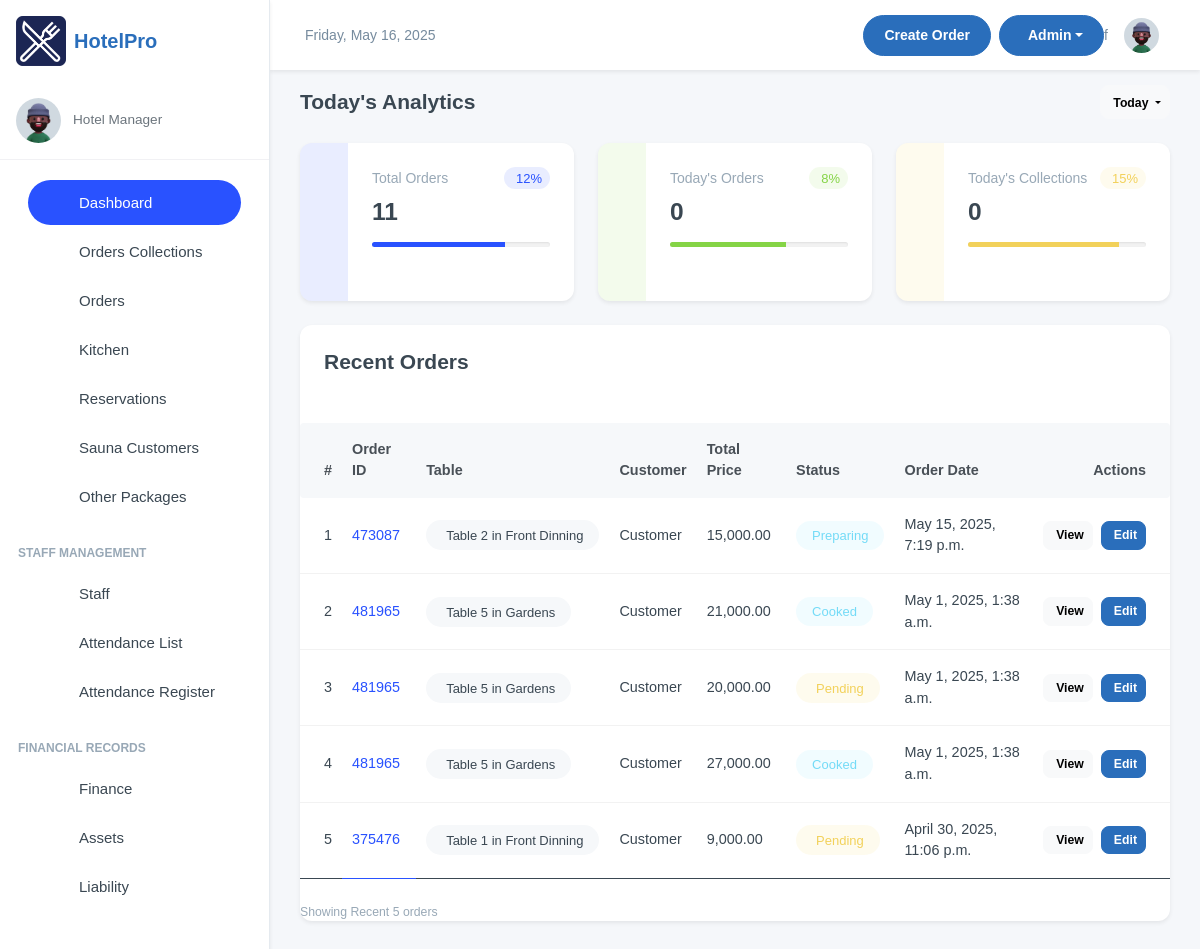
/manager/ (signed in), run on an earlier commit of the app's database.
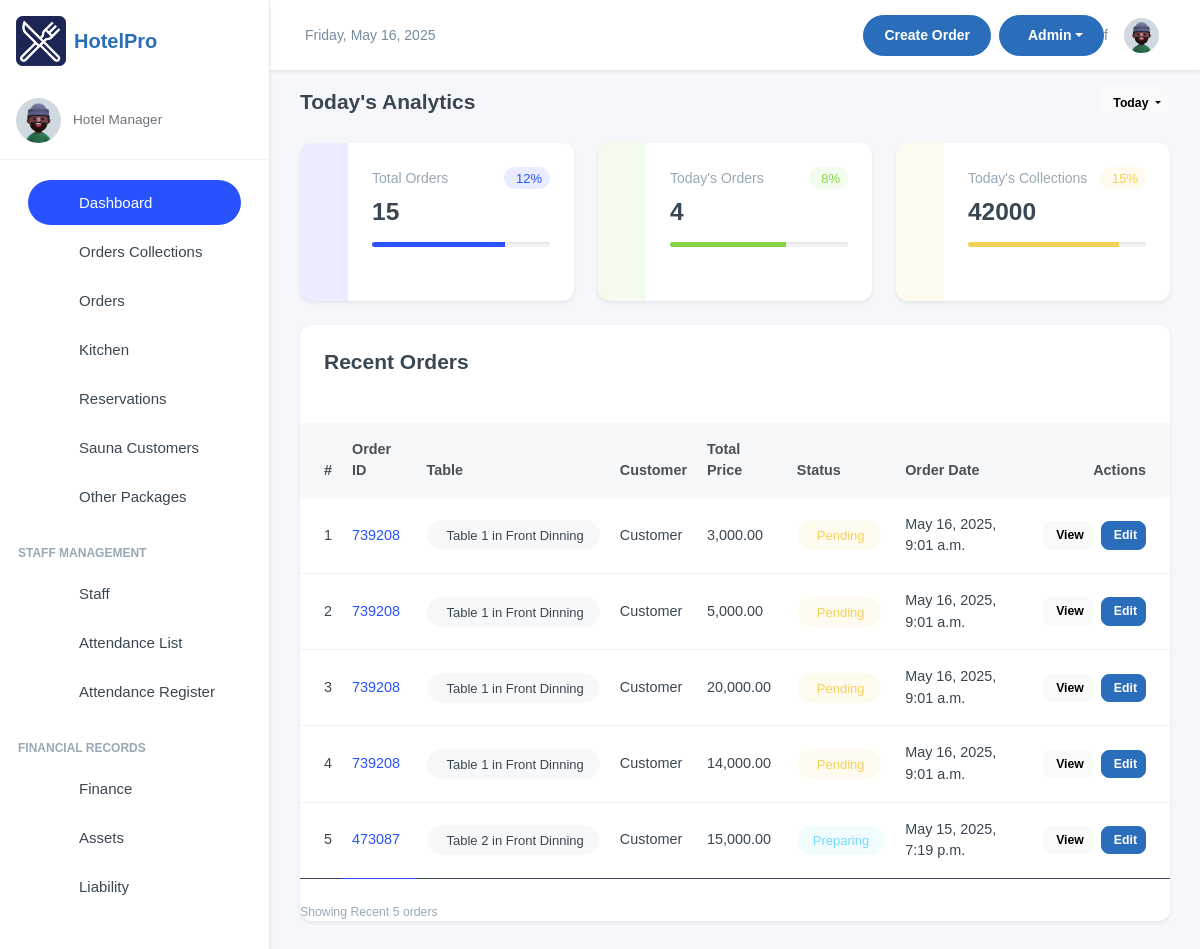
And on a later commit of the database.
### inventory/models.py (models this page shows, shortened)
class OrderItem(models.Model):
    ORDER_TYPE_CHOICES = [
        ('Dine-In', 'Dine-In'),
        ('Take-Away', 'Take-Away'),
    ]
    SPECIAL_NOTES_CHOICES = [
        ('nothing', 'Nothing'),
        ('strongly spiced', 'Strongly Spiced'),
        ('midly spiced', 'Mildly Spiced'),
        ('chips', 'Chips'),
        ('rice', 'Rice'),
        ('posho', 'Posho'),
        ('rice_posho', 'Rice + Posho'),
        ('chips_rice', 'Chips + Rice'),
        ('chips_posho', 'Chips + Posho'),
    ]
    order = models.ForeignKey('OrderTransaction', on_delete=models.CASCADE, related_name='order_items')
    menu_item = models.ForeignKey('MenuItem', on_delete=models.CASCADE, null=True, blank=True)
    order_date = models.DateTimeField(auto_now_add=True)
    customer_name = models.CharField(max_length=255, blank=True, null=True, default="Customer")
    dining_area = models.ForeignKey('DiningArea', on_delete=models.SET_NULL, null=True, blank=True)
    table = models.ForeignKey('Table', on_delete=models.SET_NULL, null=True, blank=True)
    total_price = models.DecimalField(max_digits=10, decimal_places=2, default=Decimal('0.00'))
    quantity = models.IntegerField(blank=True, null=True)
    status = models.CharField(
        max_length=50,
        choices=[('Pending', 'Pending'), ('Preparing', 'Preparing'), ('Cooked', 'Completed'), ('Served', 'Served'), ('Cancelled', 'Cancelled')],
        default='Pending'
    )
    special_notes = models.CharField(
        max_length=50,
        choices=SPECIAL_NOTES_CHOICES,
        default="nothing",
        blank=True,
        null=True
    )
    order_type = models.CharField(
        max_length=10,
        choices=ORDER_TYPE_CHOICES,
        default='Dine-In'
    )
    updated = models.DateTimeField(auto_now=True, blank=True, null=True)
    class Meta:
        verbose_name = 'Order Item'
        verbose_name_plural = 'Order Items'
        ordering = ['-order_date']

class OrderTransaction(models.Model):
    pay_mode = (
        ("NO PAYMENT", "NO PAYMENT"),
        ("CASH", "CASH"),
        ("MOMO PAY", "MOMO PAY"),
        ("AIRTEL PAY", "AIRTEL PAY"),
        ("INVOICE", "INVOICE"),
    )
    random_id = models.CharField(max_length=6, unique=True, editable=False, default=generate_random_id)
    customer_name = models.CharField(max_length=255, blank=True, null=True, default="Customer")
    dining_area = models.ForeignKey(DiningArea, on_delete=models.SET_NULL, null=True, blank=True)
    table = models.ForeignKey(Table, on_delete=models.SET_NULL, null=True, blank=True )
    special_notes = models.TextField(default="Null")
    created = models.DateField(auto_now_add=True, blank=True, null=True)
    payment_mode = models.CharField(default="NO PAYMENT", max_length=50, choices=pay_mode)
    transaction_id = models.CharField(blank=True, null=True, max_length=100, help_text="Transaction ID / Invoice Number")
    created_by = models.ForeignKey(User, on_delete=models.SET_NULL, null=True, blank=True)
    updated = models.DateField(auto_now=True, blank=True, null=True)
    class Meta:
        ordering = ['-created']

class Table(models.Model):
    table_number = models.IntegerField()
    dining_area = models.ForeignKey(DiningArea, on_delete=models.CASCADE, related_name='tables')
    capacity = models.IntegerField()  # Number of seats at the table
    is_available = models.BooleanField(default=True)
    def __str__(self):
        return f"Table {self.table_number} in {self.dining_area.name}"

class DiningArea(models.Model):
    name = models.CharField(max_length=255)
    description = models.TextField(blank=True, null=True)

### inventory/views.py (the view)
# urls.py: path("", views.dashboard, name="dashboard"),
@login_required(login_url='/user/login/')
def dashboard(request):
    start_of_today = timezone.make_aware(datetime.combine(today, datetime.min.time()))
    end_of_today = timezone.make_aware(datetime.combine(today + timedelta(days=1), datetime.min.time()))
    orderTodayCount = OrderItem.objects.filter(order_date__gte=start_of_today, order_date__lt=end_of_today).count()
    orderCount = OrderItem.objects.all().count()
    today_total_amount = OrderItem.objects.filter(order_date__gte=start_of_today, order_date__lt=end_of_today).aggregate(total=Sum('total_price'))['total'] or 0
    orders = OrderItem.objects.all().order_by('-order_date')[:5]
    context = {
        "orderTodayCount": orderTodayCount,
        "orderCount": orderCount,
        "orders": orders,
        "today_total_amount": today_total_amount,
    }
    return render(request, "dashboard.html", context)

### inventory/templates/dashboard.html (shortened to what this page needs)
{% extends 'base.html' %}
{% block content %}
{% include 'features/analyticCards.html' %}
{% include 'features/orders.html' %}
{% endblock content %}

### inventory/templates/features/orders.html (shortened to what this page needs)
{% load humanize %}
<div class="card border-0 shadow-sm rounded-4 overflow-hidden mb-4">
  <div class="card-body p-4">
    <div class="d-flex align-items-center justify-content-between mb-4">
      <h4 class="fw-bold m-0">Recent Orders</h4>
      </div>
    </div>
    <div class="table-responsive">
      <table class="table table-hover align-middle">
        <thead class="table-light">
          <tr>
            <th class="ps-4 rounded-start">#</th>
            <th>Order ID</th>
            <th>Table</th>
            <th>Customer</th>
            <th>Total Price</th>
            <th>Status</th>
            <th>Order Date</th>
            <th class="text-end pe-4 rounded-end">Actions</th>
          </tr>
        </thead>
        <tbody>
          {% for order in orders %}
          <tr>
            <td class="ps-4 fw-medium">{{ forloop.counter }}</td>
            <td class="fw-medium text-primary">{{ order.order.random_id }}</td>
            <td>
              <span class="badge bg-light text-dark rounded-pill px-3 py-2">
                {{ order.order.table }}
              </span>
            </td>
            <td>{{ order.order.customer_name }}</td>
            <td class="fw-medium">{{ order.total_price|intcomma  }}</td>
            <td>
              {% if order.status == 'Completed' %}
                <span class="badge bg-success bg-opacity-10 text-success px-3 py-2 rounded-pill">
                  <iconify-icon icon="lucide:check-circle" class="me-1" style="font-size: 14px;"></iconify-icon>
                  {{ order.status }}
                </span>
              {% elif order.status == 'Pending' %}
                <span class="badge bg-warning bg-opacity-10 text-warning px-3 py-2 rounded-pill">
                  {{ order.status }}
                </span>
              {% elif order.status == 'Processing' %}
                <span class="badge bg-info bg-opacity-10 text-info px-3 py-2 rounded-pill">
                  <iconify-icon icon="lucide:loader" class="me-1" style="font-size: 14px;"></iconify-icon>
                  {{ order.status }}
                </span>
              {% else %}
                <span class="badge bg-secondary bg-opacity-10 text-secondary px-3 py-2 rounded-pill">
                  {{ order.status }}
                </span>
              {% endif %}
            </td>
            <td>{{ order.order_date }}</td>
            <td class="text-end pe-4">
              <div class="d-flex justify-content-end gap-2">
                <a href="/manager/orders/{{ order.id }}" class="btn btn-sm btn-light d-flex align-items-center gap-1" data-bs-toggle="tooltip" title="View Details">
                  <span class="d-none d-md-inline">View</span>
                </a>
                <a href="/manager/order/{{ order.id }}/update-status/" class="btn btn-sm btn-primary d-flex align-items-center gap-1" data-bs-toggle="tooltip" title="Edit Order">
                  <span class="d-none d-md-inline">Edit</span>
                </a>
              </div>
            </td>
          </tr>
          {% endfor %}
        </tbody>
      </table>
    </div>
    <div class="d-flex justify-content-between align-items-center mt-4">
      <div class="text-muted small">Showing <span class="fw-medium">Recent</span>  <span class="fw-medium">5</span> orders</div>
    </div>
  </div>
</div>

What changed in the data, as far as the page shows it:
no longer on this page (row unchanged): OrderItem: order.random_id "481965", order.table "Table 5 in Gardens", order.customer_name "Customer", total_price "21,000.00", status "Cooked", order_date "May 1, 2025, 1:38 a.m."
no longer on this page (row unchanged): OrderItem: order.random_id "481965", order.table "Table 5 in Gardens", order.customer_name "Customer", total_price "20,000.00", status "Pending", order_date "May 1, 2025, 1:38 a.m."
no longer on this page (row unchanged): OrderItem: order.random_id "481965", order.table "Table 5 in Gardens", order.customer_name "Customer", total_price "27,000.00", status "Cooked", order_date "May 1, 2025, 1:38 a.m."
no longer on this page (row unchanged): OrderItem: order.random_id "375476", order.table "Table 1 in Front Dinning", order.customer_name "Customer", total_price "9,000.00", status "Pending", order_date "April 30, 2025, 11:06 p.m."
added OrderItem: order.random_id "739208", order.table "Table 1 in Front Dinning", order.customer_name "Customer", total_price "3,000.00", status "Pending", order_date "May 16, 2025, 9:01 a.m."
added OrderItem: order.random_id "739208", order.table "Table 1 in Front Dinning", order.customer_name "Customer", total_price "5,000.00", status "Pending", order_date "May 16, 2025, 9:01 a.m."
added OrderItem: order.random_id "739208", order.table "Table 1 in Front Dinning", order.customer_name "Customer", total_price "20,000.00", status "Pending", order_date "May 16, 2025, 9:01 a.m."
added OrderItem: order.random_id "739208", order.table "Table 1 in Front Dinning", order.customer_name "Customer", total_price "14,000.00", status "Pending", order_date "May 16, 2025, 9:01 a.m."
Also different on the page:
{{ orderCount }}: "11" → "15"
{{ orderTodayCount }}: "0" → "4"
{{ today_total_amount }}: "0" → "42000"
